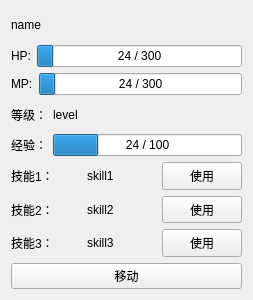
<?xml version="1.0" encoding="UTF-8"?>
<ui version="4.0">
 <class>UnitInfo</class>
 <widget class="QWidget" name="UnitInfo">
  <property name="geometry">
   <rect>
    <x>0</x>
    <y>0</y>
    <width>253</width>
    <height>300</height>
   </rect>
  </property>
  <property name="windowTitle">
   <string>UnitInfo</string>
  </property>
  <property name="styleSheet">
   <string notr="true"/>
  </property>
  <layout class="QVBoxLayout" name="verticalLayout">
   <item>
    <widget class="QLabel" name="name">
     <property name="text">
      <string>name</string>
     </property>
    </widget>
   </item>
   <item>
    <layout class="QHBoxLayout" name="horizontalLayout_5">
     <item>
      <widget class="QLabel" name="label">
       <property name="text">
        <string>HP:</string>
       </property>
      </widget>
     </item>
     <item>
      <widget class="QProgressBar" name="hpBar">
       <property name="styleSheet">
        <string notr="true"/>
       </property>
       <property name="maximum">
        <number>300</number>
       </property>
       <property name="value">
        <number>24</number>
       </property>
       <property name="format">
        <string>%v / %m</string>
       </property>
      </widget>
     </item>
    </layout>
   </item>
   <item>
    <layout class="QHBoxLayout" name="horizontalLayout_4">
     <item>
      <widget class="QLabel" name="label_2">
       <property name="text">
        <string>MP:</string>
       </property>
      </widget>
     </item>
     <item>
      <widget class="QProgressBar" name="mpBar">
       <property name="maximum">
        <number>300</number>
       </property>
       <property name="value">
        <number>24</number>
       </property>
       <property name="orientation">
        <enum>Qt::Horizontal</enum>
       </property>
       <property name="textDirection">
        <enum>QProgressBar::BottomToTop</enum>
       </property>
       <property name="format">
        <string>%v / %m</string>
       </property>
      </widget>
     </item>
    </layout>
   </item>
   <item>
    <layout class="QHBoxLayout" name="horizontalLayout_6">
     <item>
      <widget class="QLabel" name="label_6">
       <property name="sizePolicy">
        <sizepolicy hsizetype="Preferred" vsizetype="Preferred">
         <horstretch>0</horstretch>
         <verstretch>0</verstretch>
        </sizepolicy>
       </property>
       <property name="text">
        <string>等级：</string>
       </property>
      </widget>
     </item>
     <item>
      <widget class="QLabel" name="level">
       <property name="sizePolicy">
        <sizepolicy hsizetype="Expanding" vsizetype="Preferred">
         <horstretch>0</horstretch>
         <verstretch>0</verstretch>
        </sizepolicy>
       </property>
       <property name="text">
        <string>level</string>
       </property>
      </widget>
     </item>
    </layout>
   </item>
   <item>
    <layout class="QHBoxLayout" name="horizontalLayout_7">
     <item>
      <widget class="QLabel" name="label_7">
       <property name="text">
        <string>经验：</string>
       </property>
      </widget>
     </item>
     <item>
      <widget class="QProgressBar" name="expBar">
       <property name="value">
        <number>24</number>
       </property>
       <property name="format">
        <string>%v / %m</string>
       </property>
      </widget>
     </item>
    </layout>
   </item>
   <item>
    <layout class="QHBoxLayout" name="horizontalLayout_3">
     <item>
      <widget class="QLabel" name="label_3">
       <property name="text">
        <string>技能1：</string>
       </property>
      </widget>
     </item>
     <item>
      <widget class="QLabel" name="skill1">
       <property name="text">
        <string>skill1</string>
       </property>
      </widget>
     </item>
     <item>
      <widget class="QPushButton" name="useSkill1">
       <property name="sizePolicy">
        <sizepolicy hsizetype="Preferred" vsizetype="Preferred">
         <horstretch>0</horstretch>
         <verstretch>0</verstretch>
        </sizepolicy>
       </property>
       <property name="text">
        <string>使用</string>
       </property>
      </widget>
     </item>
    </layout>
   </item>
   <item>
    <layout class="QHBoxLayout" name="horizontalLayout_2">
     <item>
      <widget class="QLabel" name="label_4">
       <property name="text">
        <string>技能2：</string>
       </property>
      </widget>
     </item>
     <item>
      <widget class="QLabel" name="skill2">
       <property name="text">
        <string>skill2</string>
       </property>
      </widget>
     </item>
     <item>
      <widget class="QPushButton" name="useSkill2">
       <property name="sizePolicy">
        <sizepolicy hsizetype="Preferred" vsizetype="Preferred">
         <horstretch>0</horstretch>
         <verstretch>0</verstretch>
        </sizepolicy>
       </property>
       <property name="text">
        <string>使用</string>
       </property>
      </widget>
     </item>
    </layout>
   </item>
   <item>
    <layout class="QHBoxLayout" name="horizontalLayout">
     <item>
      <widget class="QLabel" name="label_5">
       <property name="text">
        <string>技能3：</string>
       </property>
      </widget>
     </item>
     <item>
      <widget class="QLabel" name="skill3">
       <property name="text">
        <string>skill3</string>
       </property>
      </widget>
     </item>
     <item>
      <widget class="QPushButton" name="useSkill3">
       <property name="sizePolicy">
        <sizepolicy hsizetype="Preferred" vsizetype="Preferred">
         <horstretch>0</horstretch>
         <verstretch>0</verstretch>
        </sizepolicy>
       </property>
       <property name="text">
        <string>使用</string>
       </property>
      </widget>
     </item>
    </layout>
   </item>
   <item>
    <widget class="QPushButton" name="move">
     <property name="text">
      <string>移动</string>
     </property>
    </widget>
   </item>
  </layout>
 </widget>
 <layoutdefault spacing="6" margin="11"/>
 <resources/>
 <connections/>
</ui>
